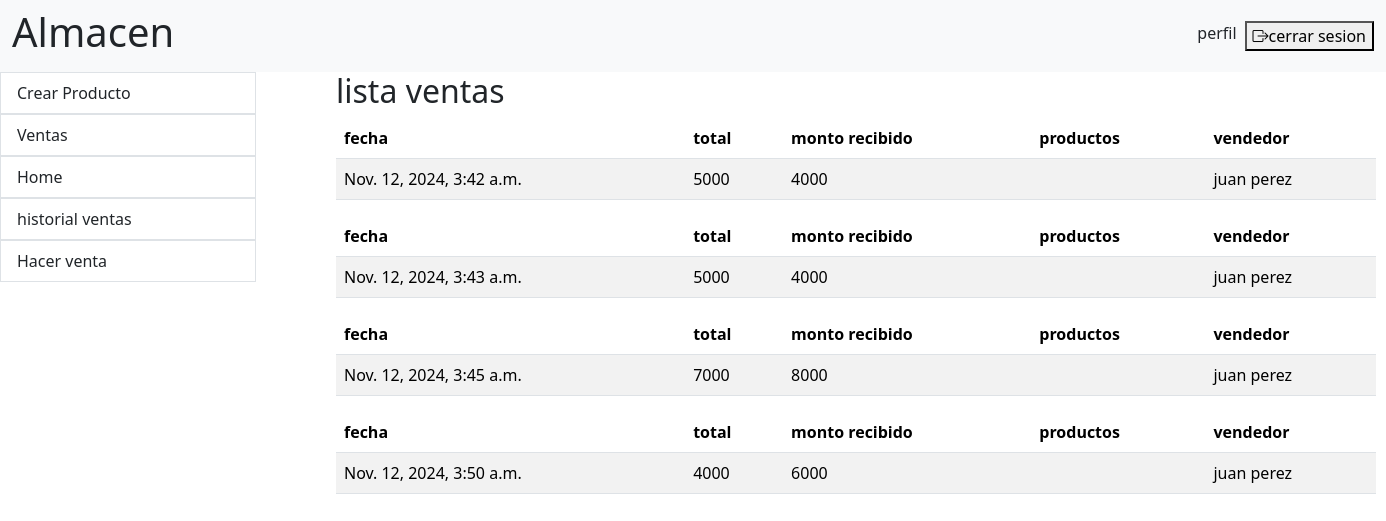
The page /ventas/listaVenta/ (signed in) on the database its author committed.
### ventasinventario/models.py (models this page shows)
class Venta(models.Model):
    fecha = models.DateTimeField(auto_now_add=True)
    total = models.IntegerField()
    montoRecibido = models.IntegerField()
    producto = models.ManyToManyField(Producto)
    administrador = models.ForeignKey(Administrador, blank=True, null= True, on_delete= models.RESTRICT )

class Administrador(models.Model):
    nombre = models.CharField(max_length=50)
    rol = models.CharField(max_length=13, verbose_name='Rol administrador/jefe de bodega')
    user = models.OneToOneField(User, on_delete= models.RESTRICT)
    def __str__(self) -> str:
        return f'{self.nombre}'

### ventasinventario/views.py (the view)
# urls.py: path('listaVenta/', ListaVentasView.as_view(), name= 'listaVenta'),
@method_decorator(login_required, name='dispatch')
class ListaVentasView(ListView):
    model = Venta
    template_name = 'ventasinventario/historialVentas.html'
    context_object_name = 'historial'
    def get_queryset(self):
        return Venta.objects.filter(administrador= Administrador.objects.get(user=self.request.user))

### ventasinventario/templates/ventasInventario/historialVentas.html (shortened to what this page needs)
{% extends "ventasinventario/ventas.html" %}
{% block content %}
<h2>lista ventas</h2>
{% if historial %}
{% for v in historial %}
<div >
    <table style="width: 65rem;" class="table table-striped">
        <thead>
            <tr>
                <th>fecha</th>
                <th>total</th>
                <th>monto recibido</th>
                <th>productos</th>
                <th>vendedor</th>
            </tr>
        </thead>
        <tbody>
            <tr>
                <td>{{v.fecha}}</td>
                <td>{{v.total}}</td>
                <td>{{v.montoRecibido}}</td>
                <td>
                </td>
                {% if v.administrador %}
                    <td>{{v.administrador}}</td>
                {% else %}
                <td>no hay usuario asociado</td>
                {% endif %}
            </tr>
        </tbody>
    </table>
</div>
{% endfor %}
{% endif %}
{% endblock  %}

### rows shown on the page
Venta: fecha "Nov. 12, 2024, 3:42 a.m.", total "5000", montoRecibido "4000", administrador "juan perez"
Venta: fecha "Nov. 12, 2024, 3:43 a.m.", total "5000", montoRecibido "4000", administrador "juan perez"
Venta: fecha "Nov. 12, 2024, 3:45 a.m.", total "7000", montoRecibido "8000", administrador "juan perez"
Venta: fecha "Nov. 12, 2024, 3:50 a.m.", total "4000", montoRecibido "6000", administrador "juan perez"
